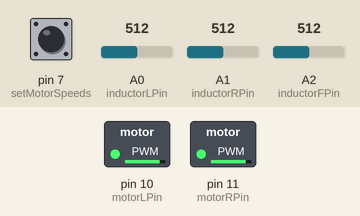
This sketch was run on a simulated Arduino Uno, built with avr-gcc and run on an emulated ATmega328P. Shown: switched loads named in the sketch (green lamp = pin HIGH). Inputs (shaded band) come from the test bench; at power-on: pin 7 (setMotorSpeeds) HIGH, A0 (inductorLPin) = 512, A1 (inductorRPin) = 512, A2 (inductorFPin) = 512.

Above: at 1.2 s.
1.3 s: pin 7 (setMotorSpeeds) pulled LOW for 0.15 s
At 1.37 s:
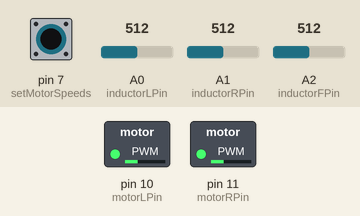
2.9 s: A0 (inductorLPin) set to 390
At 3.8 s:
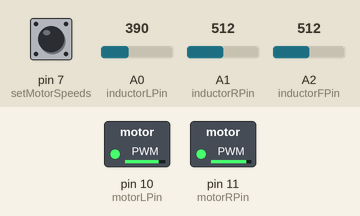
4.4 s: A1 (inductorRPin) set to 1023
At 5.0 s:
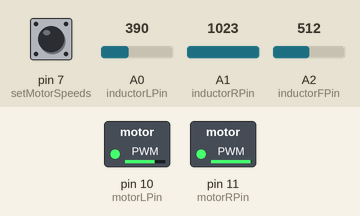
5.9 s: pin 7 (setMotorSpeeds) pulled LOW for 1 s
At 6.7 s:
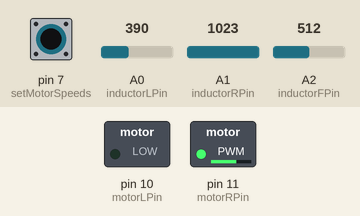
Timing chart, 0 to 8.9 s (numbered marks = the images above; inputs shaded):
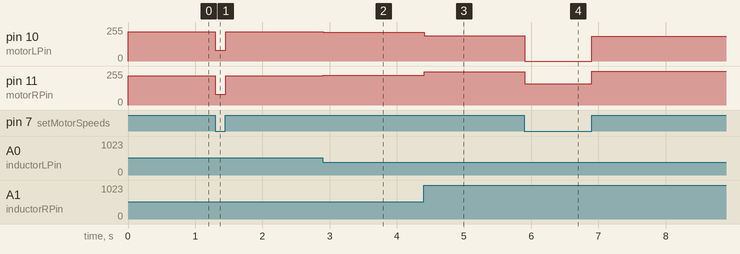

The sketch:

improvements2.ino
```cpp
////////////////////////////////////////////////////////////////////////////////
/*
Mouse.ino
C++ code for controlling a line following robot.
Inductors are used as pickup coils to sense an induced voltage from a wire
(20kHz, 1A pp). An additional optical sensor is used to look ahead, and
determine if the robot is travelling straight; if so, the motor speed is
increased.
PID control is used to control the robots positioning (PID.h library)

Author: Alex Robb, University of Bath
Date: 17/2/19
*/
////////////////////////////////////////////////////////////////////////////////
//Includes and libraries

#include <PID_v1.h>

#define motorLPin 10
#define motorRPin 11

#define inductorLPin A0
#define inductorRPin A1
#define inductorFPin A2

////////////////////////////////////////////////////////////////////////////////
//PID setup
int baseSpeed = 80;
int slowSpeed = 55;
const int boostSpeed = 220;

//Setpoint for inductor voltage
double setpoint;
//Result of adding both inductor inputs
double totalError;

//Output of PID calculation, added/subtracted from motor speed
double motorChange;

//Varibles to store values from inductor
int inductorLValue;
int inductorRValue;
int inductorFValue;

double distanceError;

bool straight;
bool speedUp;

double kp = 10;
double ki = 5;
double kd = 1;

//Create PID object   (input, setpoint, kp, ki, kd, sampleTime)
PID sensorPID(&distanceError, &motorChange, &setpoint, kp, ki, kd, DIRECT);

////////////////////////////////////////////////////////////////////////////////
//Setup: run once
void setup() {

  //Set pimodes to input/output
  pinMode(inductorLPin, INPUT);
  pinMode(inductorRPin, INPUT);
  pinMode(motorLPin, OUTPUT);
  pinMode(motorRPin, OUTPUT);
  pinMode(7,INPUT_PULLUP);

  //Initialise the inductor value variables
  inductorLValue = analogRead(inductorLPin);
  inductorRValue = analogRead(inductorRPin);

  //totalError = inductorLeftValue - inductorRightValue;
  totalError = inductorLValue - inductorRValue;
  //distanceError = (0.05244*totalError) + (3.013);
  distanceError = (0.07021*totalError) - 1.267;
  //distanceError = (-5.065e-8*pow(totalError,3)) + (-2.839e-07*pow(totalError,2)) + (0.09438*totalError) + 0.2026;

  straight = false;
  speedUp = true;

  //Initialise setpoint variable as current position error
  //Position the inductors equidistant from the wire, and turn arduino power on
  setpoint = distanceError;

  sensorPID.SetOutputLimits((-1 * baseSpeed), baseSpeed);

  sensorPID.SetMode(AUTOMATIC);

  sensorPID.SetSampleTime(1);

  //Serial.begin(9600);
}
////////////////////////////////////////////////////////////////////////////////
//overLine: function determines when travelling straight, and how long for
bool overLine(){
  unsigned int startStraight;
  unsigned int straightTime;

  if (!straight && inductorFValue >= 400){
    startStraight = millis();
    straight = true;
  }
  else if (inductorFValue <= 400){
    straight = false;
  }

  if (straight == true){
     straightTime = millis() - startStraight;
  }
  else{
    straightTime = 0;
  }

  if (straightTime >= 350){
    return true;
  }
  else {
    return false;
  }
}
////////////////////////////////////////////////////////////////////////////////
//setMotorSpeeds: sets the speed of both left/right motors
void setMotorSpeeds(){
  int motorLSpeed;
  int motorRSpeed;

  //baseSpeed = map(abs(distanceError), 0, 40, 90, 30);
  //Serial.println(baseSpeed);

  if (overLine()){
    speedUp = true;
  }

  bool ramp = digitalRead(7);
  if (!ramp && millis()>150){
    speedUp = false;
    //onRamp = millis();
  }
  if (speedUp){
    sensorPID.SetSampleTime(10);
  }
  else{
    sensorPID.SetSampleTime(1);
  }

  if(speedUp){
    motorLSpeed = boostSpeed - motorChange;
    motorRSpeed = boostSpeed + motorChange;
    sensorPID.SetTunings(0.7,0,0);
    sensorPID.SetOutputLimits((-1 * boostSpeed),255-boostSpeed);
  }
  else if (inductorFValue <= 180 && distanceError < 0 && millis() > 4000 && millis() < 7600){
    motorLSpeed = 0;//slowSpeed - motorChange;
    motorRSpeed = baseSpeed + motorChange;
    sensorPID.SetOutputLimits((-1*baseSpeed), 255-baseSpeed);
    sensorPID.SetTunings(kp,ki,kd);
  }
  else if (inductorFValue <= 180 && distanceError > 0 && millis() > 4000 && millis() < 7600){
    motorLSpeed = baseSpeed - motorChange;
    motorRSpeed = 0;//slowSpeed + motorChange;
    sensorPID.SetOutputLimits((-1*baseSpeed), baseSpeed);
    sensorPID.SetTunings(kp,ki,kd);
  }
  else{
    motorLSpeed = baseSpeed - motorChange;
    motorRSpeed = baseSpeed + motorChange;
    sensorPID.SetTunings(kp,ki,kd);
    sensorPID.SetOutputLimits((-1*baseSpeed), baseSpeed);
  }

  analogWrite(motorLPin, motorLSpeed);
  analogWrite(motorRPin, motorRSpeed);

//  Serial.print(motorLSpeed);
//  Serial.print("   ");
//  Serial.println(motorRSpeed);


}
////////////////////////////////////////////////////////////////////////////////
//loop: run repeatedly
void loop() {


      inductorFValue = analogRead(inductorFPin);


    inductorLValue = analogRead(inductorLPin);
    inductorRValue = analogRead(inductorRPin);


//    Serial.print(inductorLValue);
//    Serial.print("   ");
//    Serial.print(inductorRValue);
//    Serial.print("   ");
//   Serial.println(inductorFValue);

    totalError = inductorLValue - inductorRValue;
    //distanceError = (0.05244*totalError) + (3.013);
    distanceError = (0.07021*totalError) - 1.267;
    //distanceError = (-5.065e-8*pow(totalError,3)) + (-2.839e-07*pow(totalError,2)) + (0.09438*totalError) + 0.2026;
    //Serial.println(distanceError);

    //totalError = inductorLValue - inductorRValue;
    //Serial.println(totalError);
    //lastRead = millis();


    sensorPID.Compute();
    //Serial.println(motorChange);

    setMotorSpeeds();

}
```

Measured:
- after the input at 1.3 s, pin 10 (motorLPin), pin 11 (motorRPin): 220/255 → 80/255 at once, → 220/255 0.15 s later
- after the input at 2.9 s, pin 10 (motorLPin): 220/255 → 214/255 at once; pin 11 (motorRPin): 220/255 → 225/255 at once
- after the input at 4.4 s, pin 10 (motorLPin): 214/255 → 188/255 at once; pin 11 (motorRPin): 225/255 → 251/255 at once
- after the input at 5.9 s, pin 10 (motorLPin): 188/255 → 0/255 at once, → 185/255 1.0 s later; pin 11 (motorRPin): 251/255 → 160/255 at once, → 255/255 1.0 s later
